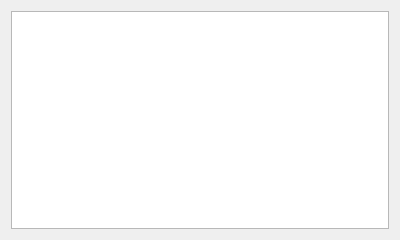
<?xml version="1.0" encoding="UTF-8"?>
<ui version="4.0">
 <class>Form</class>
 <widget class="QWidget" name="Form">
  <property name="geometry">
   <rect>
    <x>0</x>
    <y>0</y>
    <width>400</width>
    <height>240</height>
   </rect>
  </property>
  <property name="sizePolicy">
   <sizepolicy hsizetype="Preferred" vsizetype="Preferred">
    <horstretch>0</horstretch>
    <verstretch>0</verstretch>
   </sizepolicy>
  </property>
  <property name="cursor">
   <cursorShape>ArrowCursor</cursorShape>
  </property>
  <property name="windowTitle">
   <string>Form</string>
  </property>
  <layout class="QHBoxLayout" name="horizontalLayout">
   <item>
    <widget class="QTableWidget" name="tableWidget"/>
   </item>
  </layout>
 </widget>
 <resources/>
 <connections/>
</ui>
